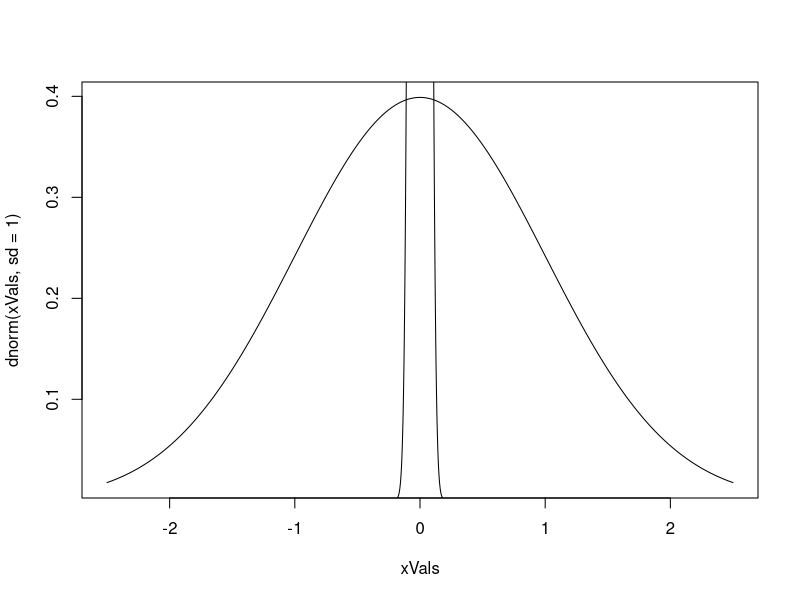
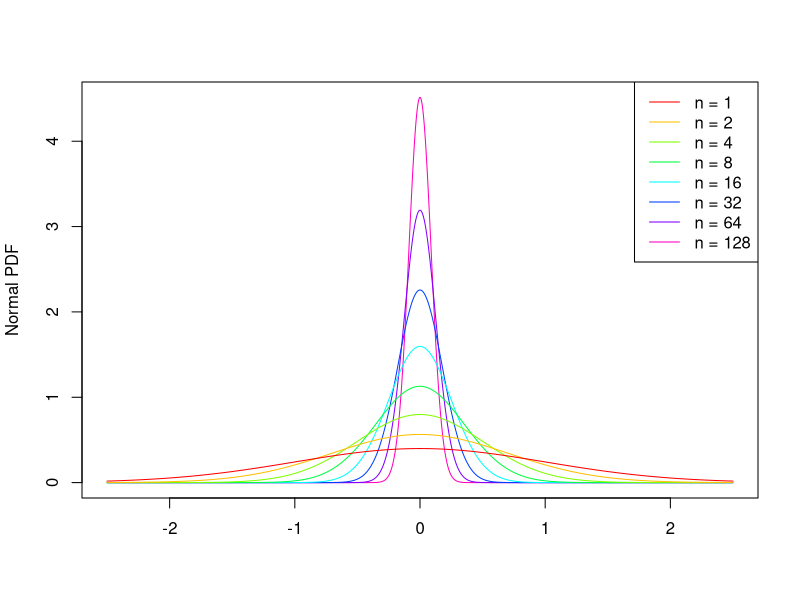

Recreate these plots in R, in order. (Note: this script raises an error after producing the figures.)
#### Population vs Samples ####
## The game of probability is going from population to sample
## The game of statistics is going froim sample to population



#### Central Limit Theorem (Statement) ####
## the central limit theorem states:
### the distribution of the sample mean is approximately normal
#### the mean of this normal will be the population mean 
#### the standard deviation (sd) will be the population sd divided by the sqrt of the number of samples

xVals = (-2500:2500)/1000
plot(xVals, dnorm(xVals, sd = 1), type = "l")
lines(xVals, dnorm(xVals, sd = sqrt(1/512)), type = "l")

normalSds = sqrt(c(2^(-7:0)))
sdColors = rev(rainbow(length(normalSds)))
plot(xVals, dnorm(xVals, sd = normalSds[1]), 
      ylab = "Normal PDF", xlab = "",
     type = "l", col = sdColors[1])

for(iSdInd in 2:length(normalSds)){
    lines(xVals, dnorm(xVals, sd = normalSds[iSdInd]), 
          col= sdColors[iSdInd])
}

legend("topright", legend = paste0("n = ", 2^(0:7)), lty = 1, col = rev(sdColors))


#### Hypothesis Testing of Means ####
### brainstorm: think of a circumstance where you might be interested in whether or not the population mean is positive


n = 10^6
set.seed(1235)
data = c(
    rnorm(n, mean = .15, sd = 4),
    rnorm(n/2, mean = 12, sd = 3),
    rnorm(n/2, mean = -12, sd = 3)
) %>% sample(size = 187654)

data %>% hist(breaks = 25, xlab = "", main = paste("Sample Hist: X-bar = ", round(mean(data), 4)))



## to consider the question of whether or not the mean of this population is positive consider the following hypothesis test

## H0: mu = 0
## H1: mu > 0

### Given H0, what is the likelihood that X-bar the value above? 

data %>% mean()
data %>% sd()
data %>% range()
data %>% range() %>% diff()
data %>% length()

## p-value: assume the null hypothesis is true, what is the likelihood of the mean being 0.08? 


pnorm(mean(data), mean = 0, sd = sd(data)/sqrt(length(data)), lower.tail = FALSE)
1- pnorm(mean(data), mean = 0, sd = sd(data)/sqrt(length(data)))


#### Central Limit Theorem (Example) #### 
## a really weird distribution:
### 1/4 of the time return return unif(-5.1,-4.9)
### 1/2 of the time return a triangle distribution 
### 1/4 of the time return a shifted exponential

rtri <- function(n){
    abs(runif(n) - runif(n))
}

hist(rtri(10^5), breaks = 40, freq = FALSE)
abline(2, -2, col = "red")

rweird <- function(n){
    whichDist = sample(1:3, size = n, replace = TRUE, prob = c(1, 2, 1))
    ifelse(whichDist == 1, runif(n, -5.1, -4.9), 
           ifelse(whichDist == 2, rtri(n), rexp(n, rate=2) + 4))
}

hist(rweird(10^4), breaks = 60)

mean_weird = "question mark??"

n = 10^3
manyMeans_weird = matrix(
    rweird(n * 10^4), nrow = n, ncol = 10^4
) %>% colMeans()

hist(manyMeans_weird, breaks = 60)
plot_normal_density(mean = mean_weird, sd = .1, xlim = c(-1, 1))
